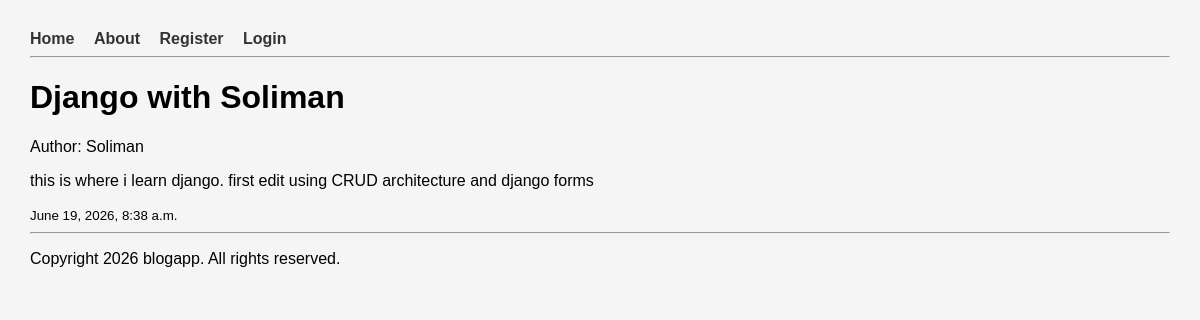
The app's page /post/1/ with its own data.
### blogapp/models.py (models this page shows)
class Post(models.Model):
    title = models.CharField(max_length=200)
    content = models.TextField()
    created_at = models.DateTimeField(auto_now_add=True)
    author = models.ForeignKey(User, on_delete=models.CASCADE)
    image = models.ImageField(upload_to='post_images/', blank=True, null=True)

### blogapp/views.py (the view)
# urls.py: path('post/<int:post_id>/', post_detail, name='post_detail'),
def post_detail(request, post_id):
    post = Post.objects.get(id=post_id)
    context = {'post': post}
    return render(request, 'post_detail.html', context)

### blogapp/templates/post_detail.html
{% extends 'base.html' %}
{% block content %}
    <h1>{{ post.title }}</h1>
    <p>Author: {{ post.author.username }}</p>
    <p>{{ post.content }}</p>
    <small>{{ post.created_at }}</small>
{% endblock %}

### blogapp/static/css/style.css (style rules this page uses)
body { font-family: Arial, sans-serif; background-color: #f5f5f5; margin: 30px; }

### records on screen
Post: title "Django with Soliman", author.username "Soliman", content "this is where i learn django. first edit using CRUD architecture and django forms", created_at "June 19, 2026, 8:38 a.m."
